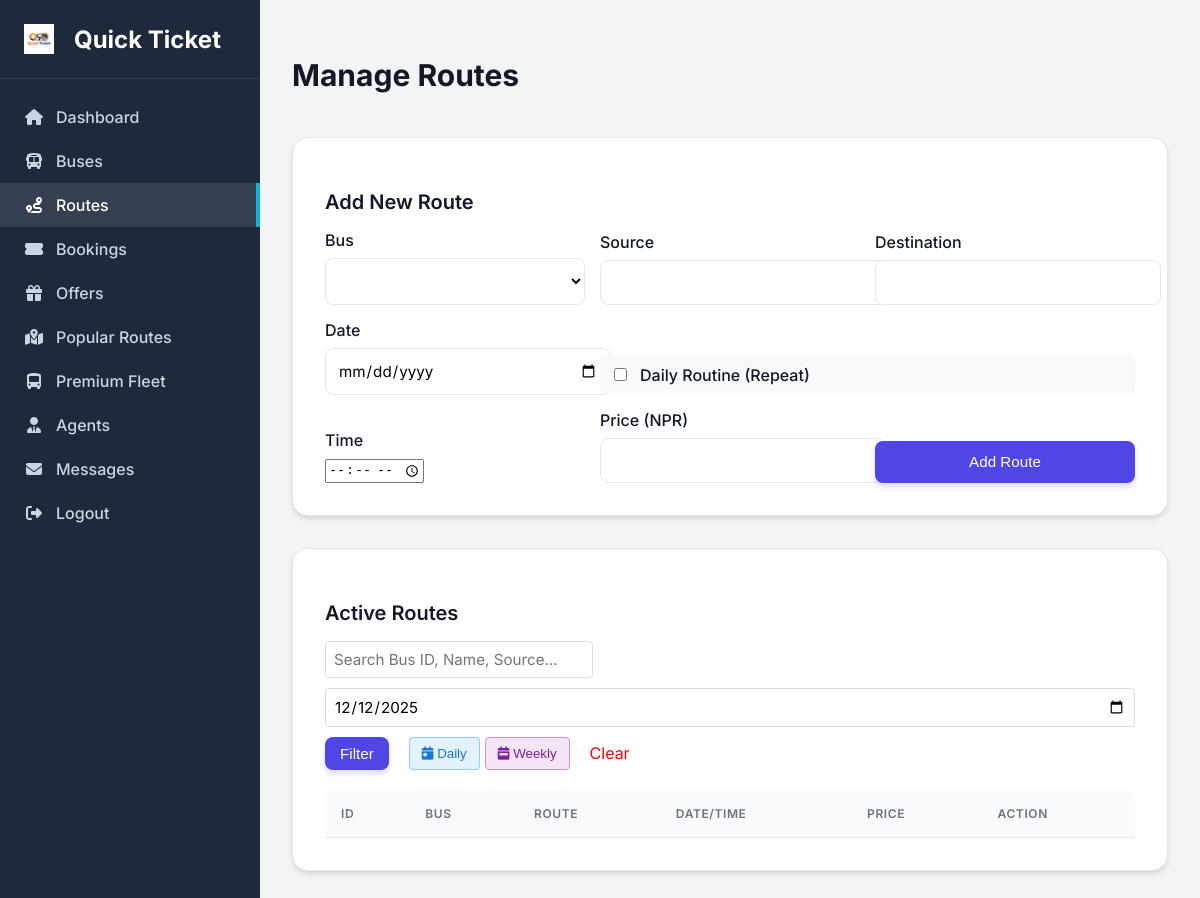
/admin/routes.php?date_filter=2025-12-12 (signed in), run on an earlier commit of the app's database.
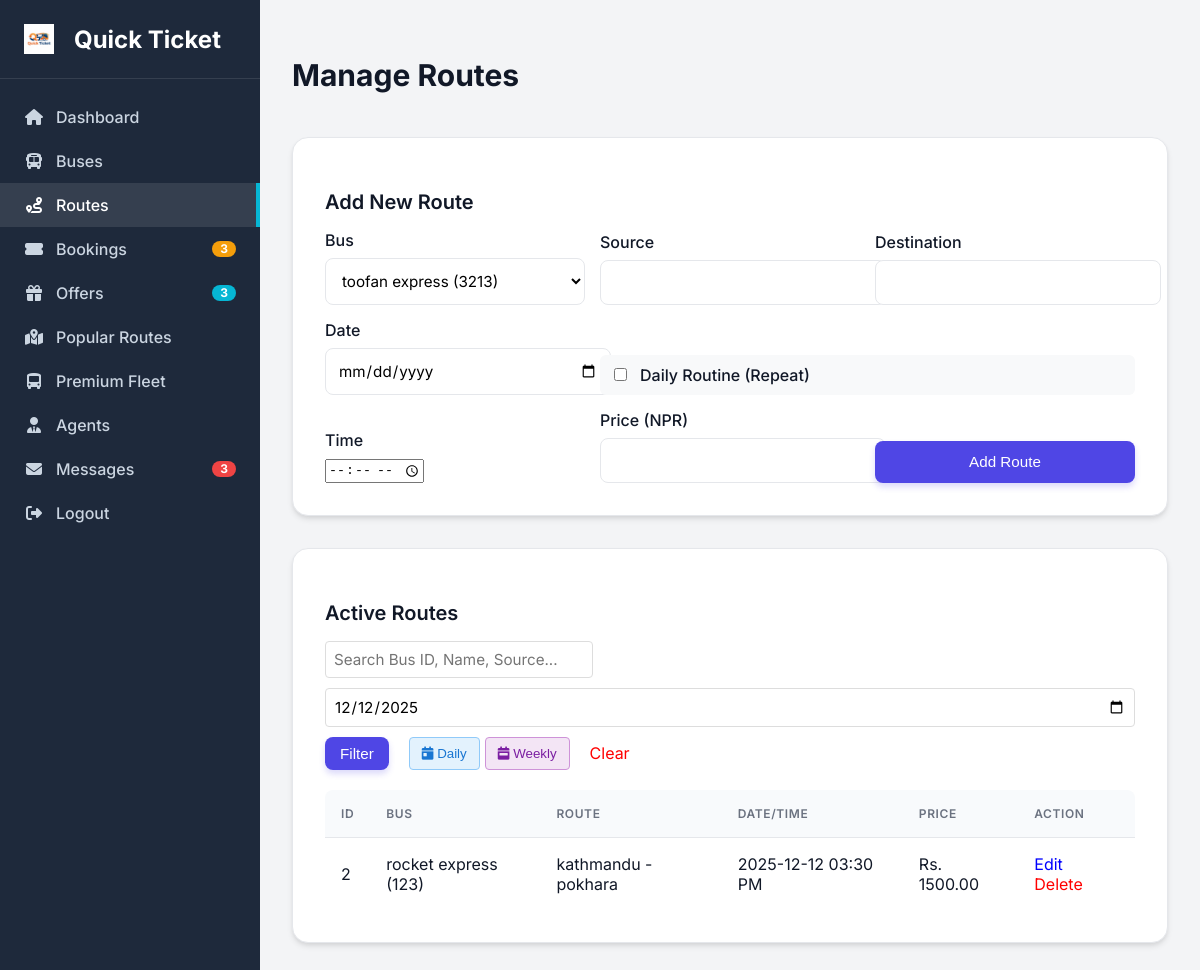
And on a later commit of the database.
### tables this page shows
CREATE TABLE `routes` (
  `id` int(6) unsigned NOT NULL AUTO_INCREMENT,
  `bus_id` int(6) unsigned DEFAULT NULL,
  `source` varchar(100) NOT NULL,
  `destination` varchar(100) NOT NULL,
  `departure_date` date NOT NULL,
  `departure_time` time NOT NULL,
  `price` decimal(10,2) NOT NULL,
  `created_at` timestamp NOT NULL DEFAULT current_timestamp(),
  PRIMARY KEY (`id`),
  KEY `bus_id` (`bus_id`),
  CONSTRAINT `routes_ibfk_1` FOREIGN KEY (`bus_id`) REFERENCES `buses` (`id`)
);

CREATE TABLE `buses` (
  `id` int(6) unsigned NOT NULL AUTO_INCREMENT,
  `bus_name` varchar(100) NOT NULL,
  `bus_number` varchar(50) NOT NULL,
  `bus_type` varchar(50) NOT NULL,
  `total_seats` int(3) NOT NULL,
  `created_at` timestamp NOT NULL DEFAULT current_timestamp(),
  PRIMARY KEY (`id`)
);

### admin/routes.php (the view, shortened to what the changed rows need)
<?php
include '../includes/db.php';
include 'includes/header.php';
?>
<div style="display: flex; justify-content: space-between; align-items: center; margin-bottom: 20px;">
    <h2>Manage Routes</h2>
</div>
<div class="card">
    <form method="POST" style="display: grid; grid-template-columns: repeat(auto-fit, minmax(200px, 1fr)); gap: 15px; align-items: end;">
        <div style="grid-column: span 1;">
            <label>Bus</label>
            <select name="bus_id" required>
                <?php
                $buses = $conn->query("SELECT * FROM buses");
                while ($bus = $buses->fetch_assoc()) {
                    echo "<option value='{$bus['id']}'>{$bus['bus_name']} ({$bus['bus_number']})</option>";
                }
                ?>
            </select>
        </div>
    </form>
</div>
<div class="card">
    <table>
        <thead>
            <tr>
                <th>ID</th>
                <th>Bus</th>
                <th>Route</th>
                <th>Date/Time</th>
                <th>Price</th>
                <th>Action</th>
            </tr>
        </thead>
        <tbody>
            <?php
            $search = isset($_GET['search']) ? $_GET['search'] : '';
            $date_filter = isset($_GET['date_filter']) ? $_GET['date_filter'] : '';
            $view_filter = isset($_GET['view']) ? $_GET['view'] : '';
            $sql = "SELECT r.*, b.bus_name, b.bus_number FROM routes r JOIN buses b ON r.bus_id = b.id WHERE 1=1";
            if ($search) {
                $sql .= " AND (b.bus_name LIKE '%$search%' OR r.source LIKE '%$search%' OR r.destination LIKE '%$search%')";
            } else {
                if ($view_filter == 'daily') {
                    $today = date('Y-m-d');
                    $sql .= " AND r.departure_date = '$today'";
                } elseif ($view_filter == 'weekly') {
                    $today = date('Y-m-d');
                    $next_week = date('Y-m-d', strtotime('+7 days'));
                    $sql .= " AND r.departure_date BETWEEN '$today' AND '$next_week'";
                } elseif ($date_filter) {
                    $sql .= " AND r.departure_date = '$date_filter'";
                }
            }
            $sql .= " ORDER BY r.departure_date DESC";
            $result = $conn->query($sql);
            while ($row = $result->fetch_assoc()) {
                echo "<tr>
                    <td>{$row['id']}</td>
                    <td>{$row['bus_name']} ({$row['bus_number']})</td>
                    <td>{$row['source']} - {$row['destination']}</td>
                    <td>{$row['departure_date']} " . date('h:i A', strtotime($row['departure_time'])) . "</td>
                    <td>Rs. {$row['price']}</td>
                    <td><a href='edit_route.php?id={$row['id']}' style='color: blue; margin-right: 10px;'>Edit</a> <a href='routes.php?delete={$row['id']}' style='color: red;' onclick='return confirm(\"Are you sure?\")'>Delete</a></td>
                </tr>";
            }
            ?>
        </tbody>
    </table>
</div>
<?php include 'includes/footer.php'; ?>

### admin/includes/header.php (shortened to what the changed rows need)
<?php
include_once '../includes/db.php';
?>
<!DOCTYPE html>
<html lang="en">
<head>
    <link rel="stylesheet" href="https://cdnjs.cloudflare.com/ajax/libs/font-awesome/6.4.0/css/all.min.css">
    <link rel="stylesheet" href="../assets/css/admin_style.css">
    <?php
    $pending_bookings_count = 0;
    $unread_messages_count = 0;
    $offers_count = 0;
    if ($_SESSION['role'] == 'admin') {
        $pending_bookings_count = $conn->query("SELECT COUNT(*) as count FROM bookings WHERE payment_status != 'paid'")->fetch_assoc()['count'];
        $check_col = $conn->query("SHOW COLUMNS FROM messages LIKE 'is_read'");
        if ($check_col->num_rows > 0) {
             $unread_messages_count = $conn->query("SELECT COUNT(*) as count FROM messages WHERE is_read = 0")->fetch_assoc()['count'];
        } else {
             $unread_messages_count = $conn->query("SELECT COUNT(*) as count FROM messages")->fetch_assoc()['count'];
        }
        $offers_count = $conn->query("SELECT COUNT(*) as count FROM offers")->fetch_assoc()['count'];
    }
    ?>
</head>
<body>
<div class="admin-container">
    <div class="sidebar">
        <div class="sidebar-menu">
            <?php if ($_SESSION['role'] == 'admin'): ?>
                <a href="bookings.php" class="<?php echo basename($_SERVER['PHP_SELF']) == 'bookings.php' ? 'active' : ''; ?>">
                    <div style="display: flex; align-items: center; width: 100%;">
                        <i class="fas fa-ticket-alt"></i> <span style="margin-left: 12px;">Bookings</span>
                        <?php if($pending_bookings_count > 0) echo "<span class='badge badge-warning'>$pending_bookings_count</span>"; ?>
                    </div>
                </a>
                <a href="offers.php" class="<?php echo basename($_SERVER['PHP_SELF']) == 'offers.php' ? 'active' : ''; ?>">
                    <div style="display: flex; align-items: center; width: 100%;">
                        <i class="fas fa-gift"></i> <span style="margin-left: 12px;">Offers</span>
                        <?php if($offers_count > 0) echo "<span class='badge badge-info'>$offers_count</span>"; ?>
                    </div>
                </a>
                <a href="messages.php" class="<?php echo basename($_SERVER['PHP_SELF']) == 'messages.php' ? 'active' : ''; ?>">
                     <div style="display: flex; align-items: center; width: 100%;">
                        <i class="fas fa-envelope"></i> <span style="margin-left: 12px;">Messages</span>
                        <?php if($unread_messages_count > 0) echo "<span class='badge'>$unread_messages_count</span>"; ?>
                    </div>
                </a>
            <?php endif; ?>
        </div>
    </div>
    <div class="main-content">

What changed in the data, as far as the page shows it:
added routes: id "2", bus.bus_name "rocket express", bus.bus_number "123", source "kathmandu", destination "pokhara", departure_date "2025-12-12", departure_time "03:30 PM", price "1500.00"
Also different on the page:
$pending_bookings_count: (not shown) → "3"
$offers_count: (not shown) → "3"
$unread_messages_count: (not shown) → "3"
form field bus_id: (not shown) → "toofan express (3213)"
